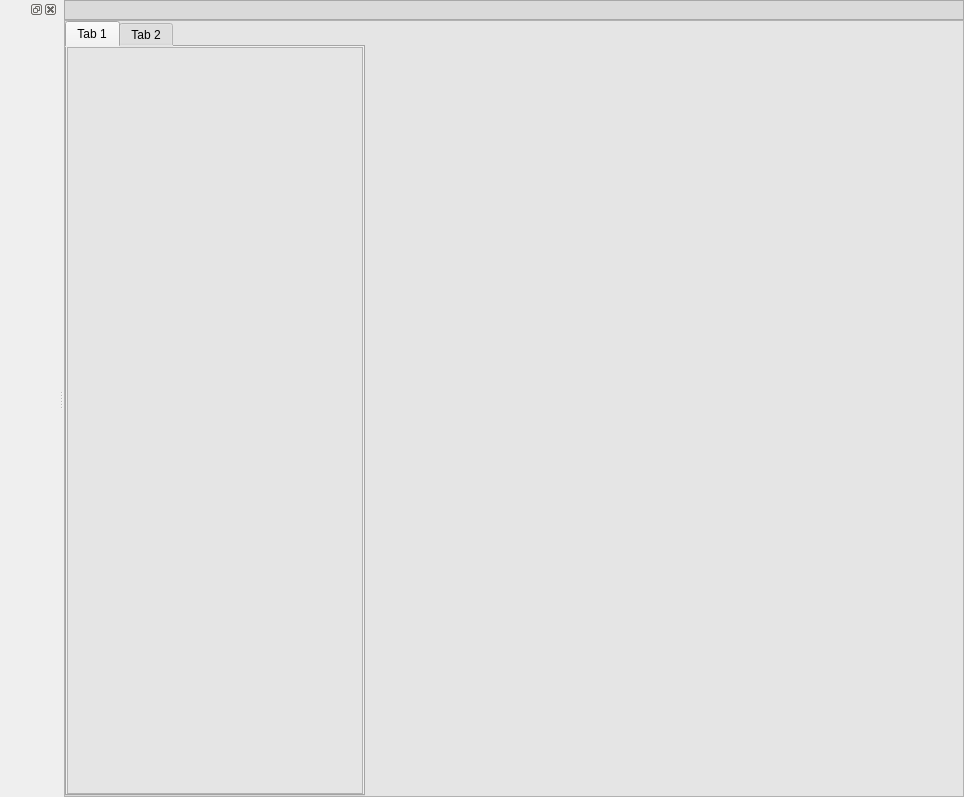
<?xml version="1.0" encoding="UTF-8"?>
<ui version="4.0">
 <class>ToolBlockControlClass</class>
 <widget class="QMainWindow" name="ToolBlockControlClass">
  <property name="geometry">
   <rect>
    <x>0</x>
    <y>0</y>
    <width>964</width>
    <height>797</height>
   </rect>
  </property>
  <property name="windowTitle">
   <string>ToolBlockControl</string>
  </property>
  <widget class="QWidget" name="centralWidget">
   <layout class="QVBoxLayout" name="verticalLayout" stretch="0,1">
    <property name="spacing">
     <number>0</number>
    </property>
    <property name="leftMargin">
     <number>0</number>
    </property>
    <property name="topMargin">
     <number>0</number>
    </property>
    <property name="rightMargin">
     <number>0</number>
    </property>
    <property name="bottomMargin">
     <number>0</number>
    </property>
    <item>
     <widget class="QFrame" name="frame">
      <property name="minimumSize">
       <size>
        <width>0</width>
        <height>20</height>
       </size>
      </property>
      <property name="styleSheet">
       <string notr="true">background-color: rgb(218, 218, 218);</string>
      </property>
      <property name="frameShape">
       <enum>QFrame::Shape::StyledPanel</enum>
      </property>
      <property name="frameShadow">
       <enum>QFrame::Shadow::Raised</enum>
      </property>
     </widget>
    </item>
    <item>
     <widget class="QFrame" name="frame_2">
      <property name="styleSheet">
       <string notr="true">background-color: rgb(229, 229, 229);</string>
      </property>
      <property name="frameShape">
       <enum>QFrame::Shape::StyledPanel</enum>
      </property>
      <property name="frameShadow">
       <enum>QFrame::Shadow::Raised</enum>
      </property>
      <layout class="QVBoxLayout" name="verticalLayout_2">
       <property name="spacing">
        <number>0</number>
       </property>
       <property name="leftMargin">
        <number>0</number>
       </property>
       <property name="topMargin">
        <number>0</number>
       </property>
       <property name="rightMargin">
        <number>0</number>
       </property>
       <property name="bottomMargin">
        <number>0</number>
       </property>
       <item>
        <layout class="QHBoxLayout" name="horizontalLayout" stretch="0,1">
         <property name="spacing">
          <number>0</number>
         </property>
         <item>
          <widget class="QTabWidget" name="tabWidget">
           <property name="minimumSize">
            <size>
             <width>300</width>
             <height>0</height>
            </size>
           </property>
           <property name="currentIndex">
            <number>0</number>
           </property>
           <widget class="QWidget" name="tab">
            <attribute name="title">
             <string>Tab 1</string>
            </attribute>
            <layout class="QHBoxLayout" name="horizontalLayout_2">
             <property name="spacing">
              <number>0</number>
             </property>
             <property name="leftMargin">
              <number>0</number>
             </property>
             <property name="topMargin">
              <number>0</number>
             </property>
             <property name="rightMargin">
              <number>0</number>
             </property>
             <property name="bottomMargin">
              <number>0</number>
             </property>
             <item>
              <widget class="QTreeView" name="TooltreeView"/>
             </item>
            </layout>
           </widget>
           <widget class="QWidget" name="tab_2">
            <attribute name="title">
             <string>Tab 2</string>
            </attribute>
           </widget>
          </widget>
         </item>
         <item>
          <widget class="QWidget" name="ImageDisplaywidget" native="true"/>
         </item>
        </layout>
       </item>
      </layout>
     </widget>
    </item>
   </layout>
  </widget>
  <widget class="QDockWidget" name="dockWidget">
   <attribute name="dockWidgetArea">
    <number>1</number>
   </attribute>
   <widget class="QWidget" name="dockWidgetContents_2"/>
  </widget>
 </widget>
 <layoutdefault spacing="6" margin="11"/>
 <resources/>
 <connections/>
</ui>
